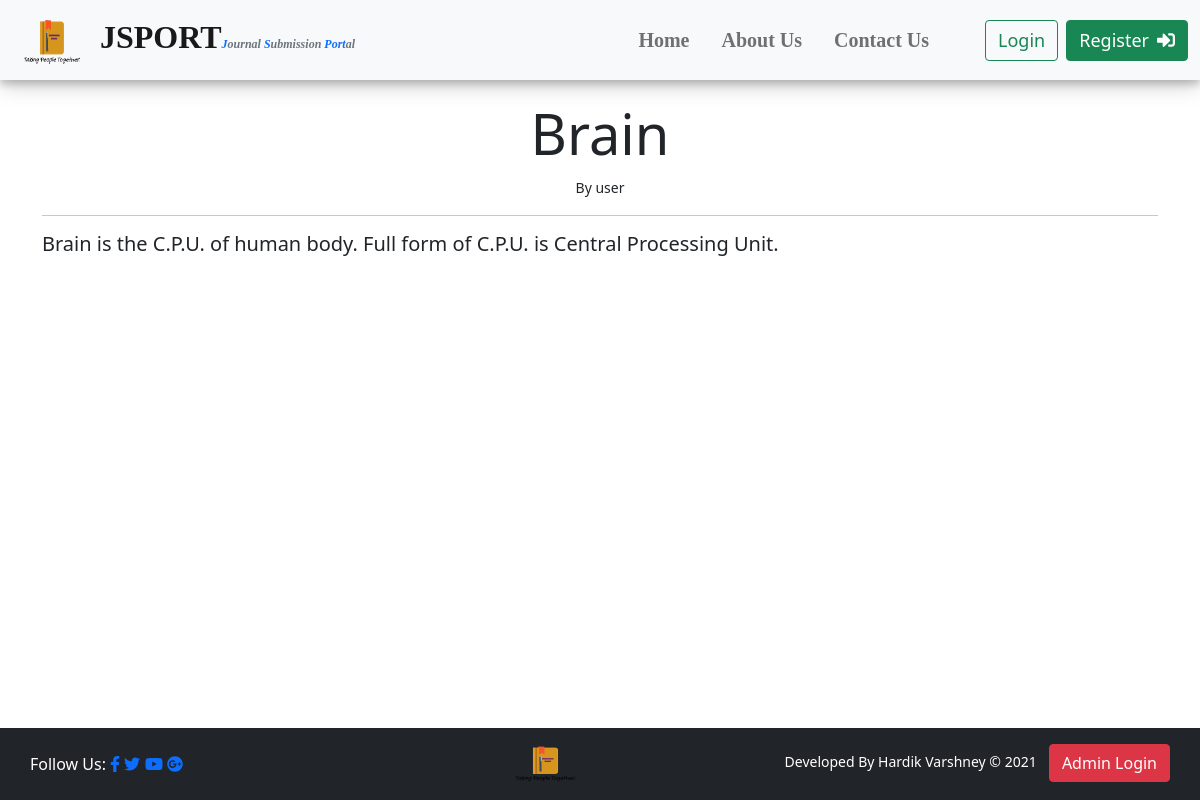
/view_post.php?view=Brain, run on the app's committed database.
### tables this page shows
CREATE TABLE `posts` (
  `id` int(6) NOT NULL,
  `user_name` varchar(30) NOT NULL,
  `user_email` varchar(50) NOT NULL,
  `user_contact` int(11) NOT NULL,
  `instution` varchar(60) NOT NULL,
  `country` text NOT NULL,
  `title` varchar(60) NOT NULL,
  `short_desc` text NOT NULL,
  `category` varchar(30) NOT NULL,
  `content` text NOT NULL,
  `date` datetime NOT NULL
);

### view_post.php (the view, shortened to what this page needs)
<?php
include('includes/pnavbar.php');
$title=$_REQUEST['view'];
$sql="Select title, short_desc, content, user_name from posts where title='$title'";
$res=$con->query($sql);
$row=$res->fetch_assoc();
?>
<div class="container" style="margin-top:100px;margin-bottom:100px;">
    <div class="row">
        <div class="col-lg-12 text-center">
            <h1 class="display-4"><?php echo $row['title'];?></h1><small>By <?php echo $row['user_name'];?></small>
            <hr>
            <h5 style="text-align:justify;"><?php echo $row['content']; ?></h5>
        </div>
    </div>
</div>
<div class="fixed-bottom">
<?php include('includes/pfooter.php'); ?>
</div>

### data on the page
posts: title "Brain", user_name "user", content "Brain is the C.P.U. of human body. Full form of C.P.U. is Central Processing Unit."
